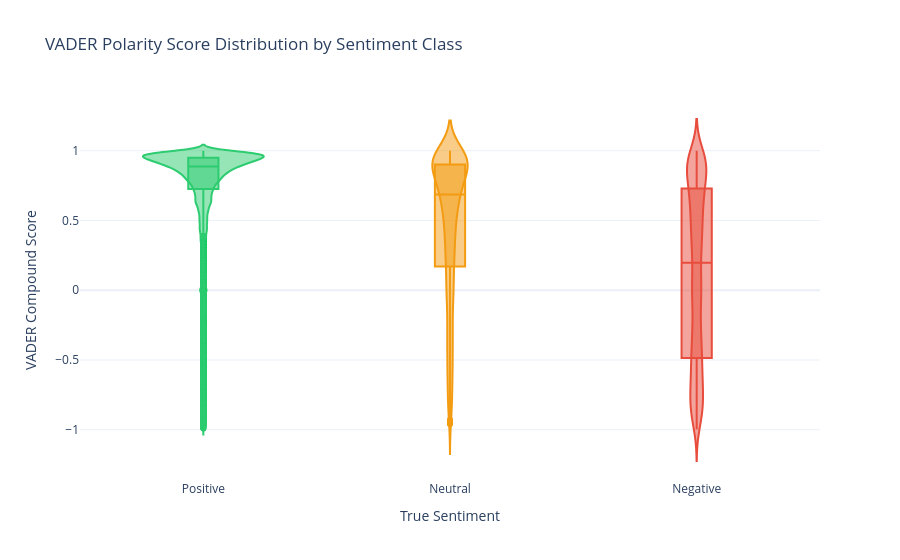

Write notebook code for a chart like this one.
### Code cell
fig = px.violin(df_sample, x='true_sentiment', y='vader_compound',
    color='true_sentiment',
    title='VADER Polarity Score Distribution by Sentiment Class',
    labels={'true_sentiment': 'True Sentiment', 'vader_compound': 'VADER Compound Score'},
    color_discrete_map={'Positive': '#2ecc71', 'Neutral': '#f39c12', 'Negative': '#e74c3c'},
    box=True
)
fig.update_layout(template='plotly_white', showlegend=False)
fig.show()
fig.write_html('../outputs/06_polarity_distribution.html')

### Figure 1 — Plotly figure (JSON) as saved in the notebook; plotly's stock layout.template omitted (floating-point values rounded to 4 significant figures; data arrays with more than 128 entries replaced by an {"elided": "..."} marker saying what was removed)
{"data": [{"alignmentgroup": "True", "box": {"visible": true}, "hovertemplate": "True Sentiment=%{x}<br>VADER Compound Score=%{y}<extra></extra>", "legendgroup": "Positive", "marker": {"color": "#2ecc71"}, "name": "Positive", "offsetgroup": "Positive", "orientation": "v", "scalegroup": "True", "showlegend": true, "type": "violin", "x": {"elided": "39085 str values"}, "x0": " ", "xaxis": "x", "y": {"elided": "39085 float values"}, "y0": " ", "yaxis": "y"}, {"alignmentgroup": "True", "box": {"visible": true}, "hovertemplate": "True Sentiment=%{x}<br>VADER Compound Score=%{y}<extra></extra>", "legendgroup": "Neutral", "marker": {"color": "#f39c12"}, "name": "Neutral", "offsetgroup": "Neutral", "orientation": "v", "scalegroup": "True", "showlegend": true, "type": "violin", "x": {"elided": "3691 str values"}, "x0": " ", "xaxis": "x", "y": {"elided": "3691 float values"}, "y0": " ", "yaxis": "y"}, {"alignmentgroup": "True", "box": {"visible": true}, "hovertemplate": "True Sentiment=%{x}<br>VADER Compound Score=%{y}<extra></extra>", "legendgroup": "Negative", "marker": {"color": "#e74c3c"}, "name": "Negative", "offsetgroup": "Negative", "orientation": "v", "scalegroup": "True", "showlegend": true, "type": "violin", "x": {"elided": "7224 str values"}, "x0": " ", "xaxis": "x", "y": {"elided": "7224 float values"}, "y0": " ", "yaxis": "y"}], "layout": {"legend": {"title": {"text": "True Sentiment"}, "tracegroupgap": 0}, "showlegend": false, "title": {"text": "VADER Polarity Score Distribution by Sentiment Class"}, "violinmode": "overlay", "xaxis": {"anchor": "y", "categoryarray": ["Positive", "Neutral", "Negative"], "categoryorder": "array", "domain": [0, 1], "title": {"text": "True Sentiment"}}, "yaxis": {"anchor": "x", "domain": [0, 1], "title": {"text": "VADER Compound Score"}}}}
